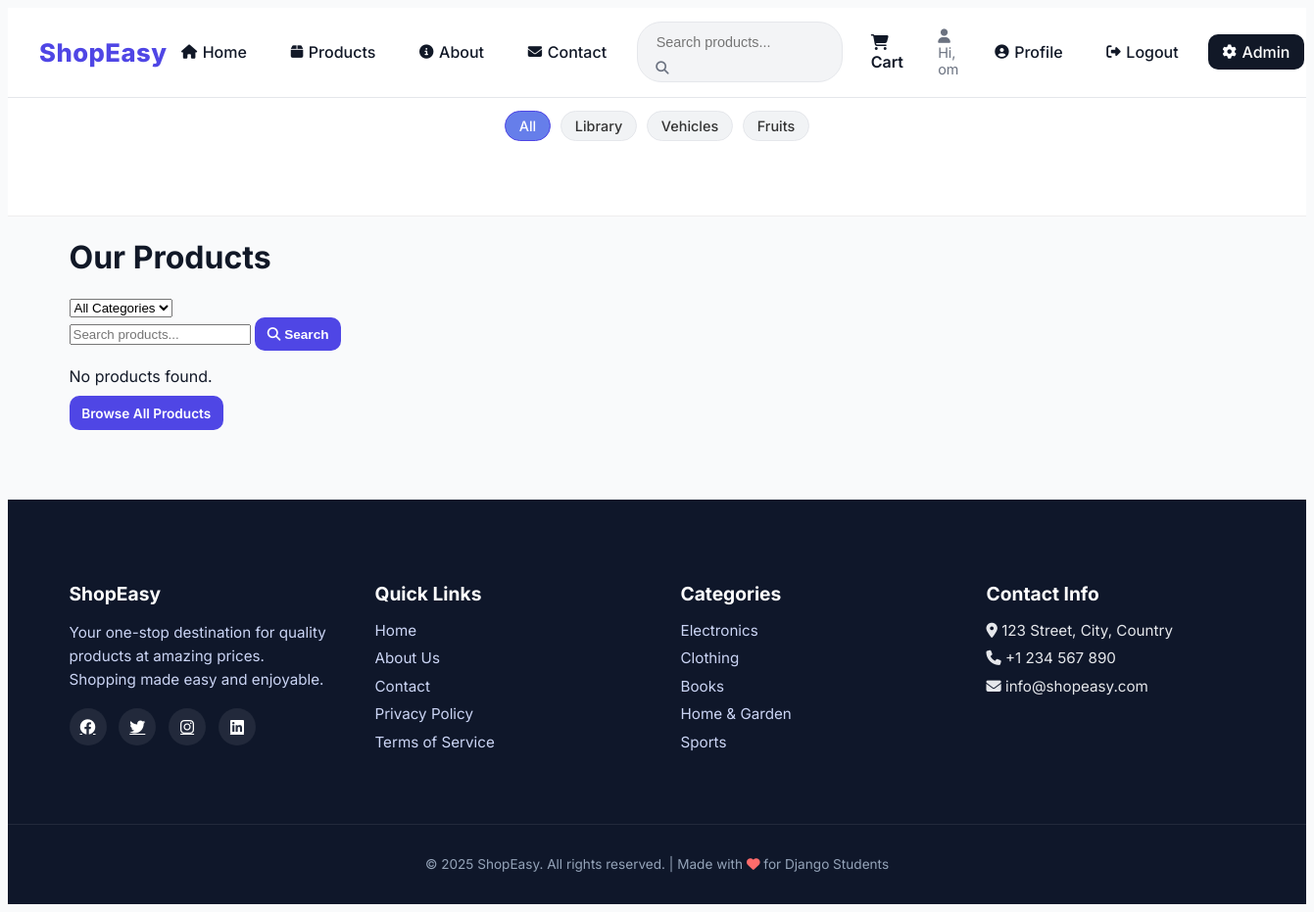
The page /category/4/ (signed in) on the database its author committed.
### myApp/models.py (models this page shows, shortened)
class Category(models.Model):
    name = models.CharField(max_length=100)
    description = models.TextField(blank=True, null=True)
    class Meta:
        verbose_name_plural = "Categories"

### myApp/views.py (the view)
# urls.py: path('category/<int:category_id>/', views.category_view, name='category'),
def category_view(request, category_id):
    category = get_object_or_404(Category, id=category_id)
    products = category.products.all()
    categories = Category.objects.all()
    return render(request, 'category.html', {
        'category': category,
        'products': products,
        'categories': categories
    })

### myApp/templates/category.html (shortened to what this page needs)
{% extends 'base.html' %}
{% load static %}
{% block content %}
<div class="container">
    <div class="products-header">
        <h1>Our Products</h1>
        <div class="filter-options">
            <form class="filter-form">
                <select name="category" onchange="this.form.submit()">
                    <option value="">All Categories</option>
                </select>
            </form>
        </div>
    </div>
    <div class="search-container">
        <form method="get" action="{% url 'products' %}" class="search-form">
            <input type="text" name="search" placeholder="Search products..." value="{{ search_query }}">
            <button type="submit" class="btn btn-primary">
                <i class="fas fa-search"></i> Search
            </button>
        </form>
    </div>
    <div class="products-grid">
        {% for product in products %}
        <div class="product-card">
            {% if product.image %}
            <img src="{{ product.image.url }}" alt="{{ product.name }}">
            {% else %}
            <div class="product-image-placeholder">
                <i class="fas fa-image"></i>
            </div>
            {% endif %}
            <h3>{{ product.name }}</h3>
            <p class="category">{{ product.category.name }}</p>
            <p class="price">${{ product.price }}</p>
            <div class="product-actions">
                <a href="{% url 'product_detail' product.id %}" class="btn btn-sm">View Details</a>
                {% if user.is_authenticated %}
                <a href="{% url 'add_to_cart' product.id %}" class="btn btn-sm btn-primary">Add to Cart</a>
                {% endif %}
            </div>
        </div>
        {% empty %}
        <div class="no-products">
            <p>No products found.</p>
            <a href="{% url 'products' %}" class="btn btn-primary">Browse All Products</a>
        </div>
        {% endfor %}
    </div>
</div>
{% endblock %}

### myApp/templates/base.html (shortened to what this page needs)
<!DOCTYPE html>
<html lang="en">
<head>
    {% load static %}
    <link rel="stylesheet" href="https://cdnjs.cloudflare.com/ajax/libs/font-awesome/6.4.0/css/all.min.css">
    <link rel="stylesheet" href="{% static 'css/style.css' %}">
</head>
<body>
    <nav class="navbar">
        <a href="{% url 'home' %}" class="logo">ShopEasy</a>
        <div class="nav-links">
            <a href="{% url 'home' %}" class="nav-link {% if request.path == '/' %}active{% endif %}">
                <i class="fas fa-home"></i> Home
            </a>
            <a href="{% url 'home' %}#products" class="nav-link">
    <i class="fas fa-box"></i> Products
</a>
            <a href="{% url 'about' %}" class="nav-link {% if request.path == '/about/' %}active{% endif %}">
                <i class="fas fa-info-circle"></i> About
            </a>
            <a href="{% url 'contact' %}" class="nav-link {% if request.path == '/contact/' %}active{% endif %}">
                <i class="fas fa-envelope"></i> Contact
            </a>
            <div class="search-box">
                <form action="{% url 'search_products' %}" method="get">
                    <input type="text" name="q" id="searchInput" placeholder="Search products...">
                    <button type="submit" class="search-btn"><i class="fas fa-search"></i></button>
                </form>
            </div>
            <a href="{% url 'cart' %}" class="cart-icon">
                <i class="fas fa-shopping-cart"></i> Cart
            </a>
            {% if user.is_authenticated %}
                <span class="user-greeting">
                    <i class="fas fa-user"></i> Hi, {{ user.username }}
                </span>
                <a href="{% url 'profile' %}" class="nav-link">
                    <i class="fas fa-user-circle"></i> Profile
                </a>
                <a href="{% url 'logout' %}" class="nav-link">
                    <i class="fas fa-sign-out-alt"></i> Logout
                </a>
            {% endif %}
            {% if user.is_superuser %}
                <a href="/admin/" class="nav-link admin-btn">
                    <i class="fas fa-cog"></i> Admin
                </a>
            {% endif %}
        </div>
    </nav>
    {% if categories %}
<section class="top-categories">
    <div class="container">
        <div class="categories">
            <a href="{% url 'home' %}" class="category-tag active" data-category="all">
                All
            </a>
            {% for category in categories %}
                <a href="{% url 'category' category.id %}"
                   class="category-tag">
                    {{ category.name }}
                </a>
            {% endfor %}
        </div>
    </div>
</section>
{% endif %}
    <main>
        {% block content %}{% endblock %}
    </main>
    <footer>
        <div class="footer-content">
            <div class="footer-section">
                <h3>ShopEasy</h3>
                <p>Your one-stop destination for quality products at amazing prices. Shopping made easy and enjoyable.</p>
                <div class="social-icons">
                    <a href="#"><i class="fab fa-facebook"></i></a>
                    <a href="#"><i class="fab fa-twitter"></i></a>
                    <a href="#"><i class="fab fa-instagram"></i></a>
                    <a href="#"><i class="fab fa-linkedin"></i></a>
                </div>
            </div>
            <div class="footer-section">
                <h3>Quick Links</h3>
                <ul class="footer-links">
                    <li><a href="{% url 'home' %}">Home</a></li>
                    <li><a href="{% url 'about' %}">About Us</a></li>
                    <li><a href="{% url 'contact' %}">Contact</a></li>
                    <li><a href="#">Privacy Policy</a></li>
                    <li><a href="#">Terms of Service</a></li>
                </ul>
            </div>
            <div class="footer-section">
                <h3>Categories</h3>
                <ul class="footer-links">
                    <li><a href="#">Electronics</a></li>
                    <li><a href="#">Clothing</a></li>
                    <li><a href="#">Books</a></li>
                    <li><a href="#">Home & Garden</a></li>
                    <li><a href="#">Sports</a></li>
                </ul>
            </div>
            <div class="footer-section">
                <h3>Contact Info</h3>
                <ul class="footer-links">
                    <li><i class="fas fa-map-marker-alt"></i> 123 Street, City, Country</li>
                    <li><i class="fas fa-phone"></i> +1 234 567 890</li>
                    <li><i class="fas fa-envelope"></i> info@shopeasy.com</li>
                </ul>
            </div>
        </div>
        <div class="footer-bottom">
            <p>&copy; 2025 ShopEasy. All rights reserved. | Made with <i class="fas fa-heart" style="color: #ff6b6b;"></i> for Django Students</p>
        </div>
    </footer>
</body>
</html>

### myApp/static/css/style.css (style rules this page uses)
:root { --primary: #4f46e5; --secondary: #06b6d4; --dark: #111827; --gray: #6b7280; --light: #f9fafb; --shadow: 0 10px 25px rgba(0, 0, 0, 0.08); --transition: all 0.3s ease; }
body { background: var(--light); font-family: "Inter", system-ui, sans-serif; color: var(--dark); }
.container { max-width: 1200px; margin: auto; padding: 0 1rem; }
.categories { display: flex; flex-wrap: wrap; justify-content: center; gap: 0.8rem; margin-bottom: 4rem; }
.category-tag { padding: 0.6rem 1.4rem; border-radius: 25px; background: white; color: var(--gray); border: 1px solid #e5e7eb; text-decoration: none; font-weight: 500; transition: var(--transition); }
.category-tag:hover, .category-tag.active { background: var(--primary); color: white; border-color: var(--primary); }
.btn { flex: 1; padding: 0.6rem 0.8rem; border-radius: 10px; font-size: 0.85rem; font-weight: 600; text-align: center; text-decoration: none; transition: var(--transition); border: none; cursor: pointer; }
.btn-primary { background: var(--primary); color: white; }
.navbar { position: sticky; top: 0; z-index: 1000; background: rgba(255, 255, 255, 0.95); backdrop-filter: blur(12px); border-bottom: 1px solid #e5e7eb; display: flex; align-items: center; justify-content: space-between; padding: 0.9rem 2rem; }
.logo { font-size: 1.6rem; font-weight: 800; color: var(--primary); text-decoration: none; letter-spacing: 0.5px; }
.nav-links { display: flex; align-items: center; gap: 1rem; }
.nav-link { display: flex; align-items: center; gap: 0.35rem; padding: 0.5rem 0.9rem; border-radius: 10px; color: var(--dark); font-weight: 500; text-decoration: none; transition: var(--transition); }
.nav-link i { font-size: 0.9rem; }
.search-box { display: flex; align-items: center; background: #f3f4f6; border-radius: 25px; padding: 0.35rem 0.8rem; border: 1px solid #e5e7eb; }
.search-box input { border: none; background: transparent; outline: none; padding: 0.4rem; width: 170px; font-size: 0.9rem; }
.search-btn { border: none; background: none; cursor: pointer; color: var(--gray); }
.cart-icon { position: relative; font-weight: 600; color: var(--dark); text-decoration: none; padding: 0.5rem 0.8rem; border-radius: 10px; transition: var(--transition); }
.user-greeting { font-size: 0.9rem; color: var(--gray); padding: 0 0.4rem; }
.admin-btn { background: #111827; color: white; }
footer { background: #0f172a; color: #e5e7eb; margin-top: 5rem; }
.footer-content { max-width: 1200px; margin: auto; padding: 4rem 2rem; display: grid; grid-template-columns: repeat(auto-fit, minmax(220px, 1fr)); gap: 3rem; }
.footer-section h3 { font-size: 1.2rem; margin-bottom: 1rem; color: white; }
.footer-section p { font-size: 0.95rem; line-height: 1.6; color: #cbd5f5; }
.footer-links { list-style: none; padding: 0; margin: 0; }
.footer-links li { margin-bottom: 0.6rem; font-size: 0.95rem; }
.footer-links a { color: #cbd5f5; text-decoration: none; transition: var(--transition); }
.social-icons { display: flex; gap: 0.8rem; margin-top: 1rem; }
.social-icons a { width: 38px; height: 38px; background: rgba(255, 255, 255, 0.08); display: flex; align-items: center; justify-content: center; border-radius: 50%; color: white; transition: var(--transition); }
.footer-bottom { text-align: center; padding: 1.2rem; border-top: 1px solid rgba(255, 255, 255, 0.08); font-size: 0.85rem; color: #94a3b8; }
.top-categories { background: #fff; border-bottom: 1px solid #eee; padding: 0.8rem 0; }
.categories { display: flex; gap: 0.6rem; flex-wrap: wrap; justify-content: center; }
.category-tag { padding: 6px 14px; border-radius: 20px; background: #f1f3f5; color: #333; font-size: 0.9rem; text-decoration: none; transition: all 0.2s ease; }
.category-tag:hover, .category-tag.active { background: #667eea; color: #fff; }

### rows shown on the page
Category: name "Library"
Category: name "Vehicles"
Category: name "Fruits"

### other values the page prints
{{ user.username }} "om"
